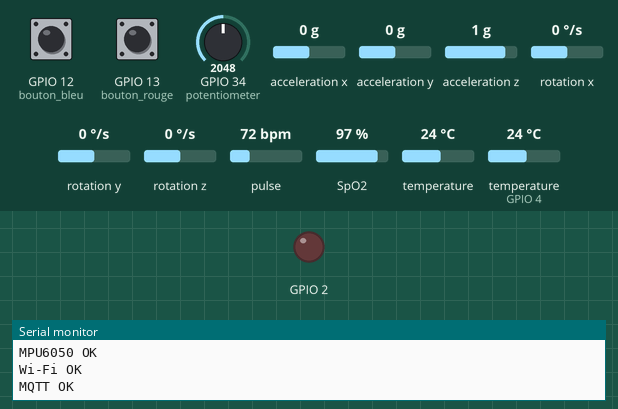
Bench run of a program on a simulated ESP32. On the bench: output pins drawn as LEDs (lit = HIGH), the last lines printed to the serial monitor. The inputs (shaded band) are chosen by the test bench; at power-on: GPIO 12 (bouton_bleu) HIGH, GPIO 13 (bouton_rouge) HIGH, GPIO 34 (potentiometer) = 2048, acceleration x 0 g, acceleration y 0 g, acceleration z 1 g, rotation x 0 °/s, rotation y 0 °/s, rotation z 0 °/s, pulse 72 bpm, SpO2 97 %, temperature 24 °C, temperature (sensor on GPIO 4) 24 °C. WiFi joins after 1.5 s; servers stay silent unless stated; random numbers use the default seed unless the program sets one; no MQTT or app messages arrive unless stated.

Above: at 2.8 s.
2.9 s: GPIO 12 (bouton_bleu) pulled LOW for 0.15 s
At 4.3 s:
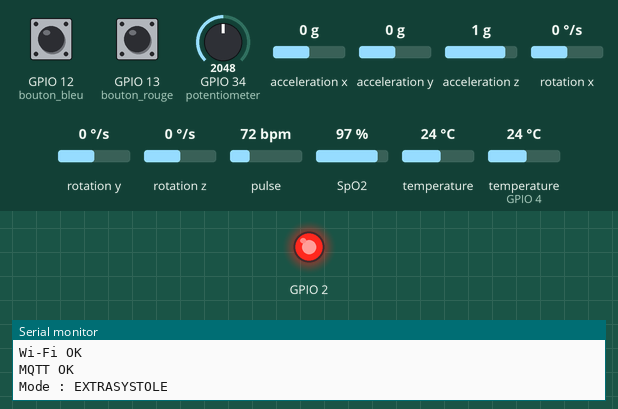
5.2 s: GPIO 13 (bouton_rouge) pulled LOW for 0.15 s
6.8 s: GPIO 13 (bouton_rouge) pulled LOW for 1 s
At 8.6 s:
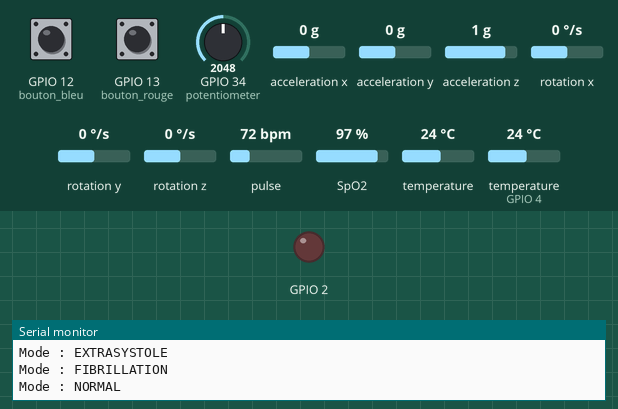
9.3 s: GPIO 13 (bouton_rouge) pulled LOW for 3.2 s
At 10.1 s:
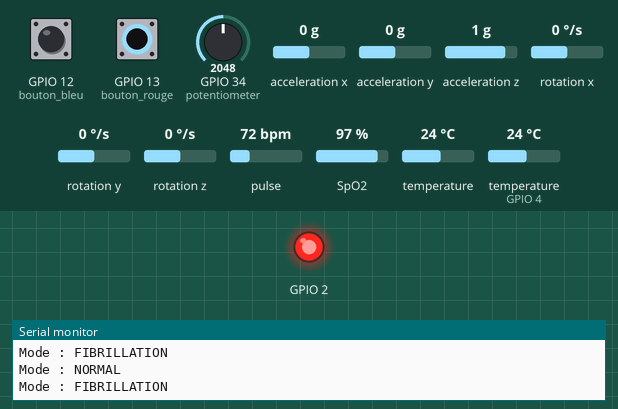
Timing chart, 0 to 12.3 s (numbered marks = the images above; inputs shaded):
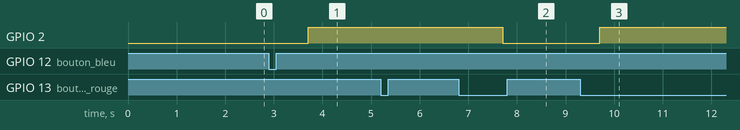

The program:

main.cpp
```cpp
#include <Arduino.h>
#include <WiFi.h>
#include <PubSubClient.h>
#include <Wire.h>
#include <Adafruit_MPU6050.h>
#include <Adafruit_Sensor.h>
#include <OneWire.h>
#include <DallasTemperature.h>
#include "MAX30105.h"
#include "spo2_algorithm.h"

const char* ssid = "Wokwi-GUEST";
const char* broker = "broker.hivemq.com";
#ifndef PATIENT_ID
// Change cet identifiant avant de compiler le firmware de chaque patient.
#define PATIENT_ID "patient1"
#endif
char TOPIC_RAW[96];
char TOPIC_BPM[96];
char TOPIC_MODE[96];
char TOPIC_PULSE[96];
char TOPIC_SPO2[96];
char TOPIC_TEMP[96];
char TOPIC_MOTION[96];
const int I2C_SDA = 21;
const int I2C_SCL = 22;
const int TEMP_PIN = 4;

WiFiClient espClient;
PubSubClient mqtt(espClient);
MAX30105 pulseSensor;
Adafruit_MPU6050 mpu;
OneWire oneWire(TEMP_PIN);
DallasTemperature skinTemperature(&oneWire);
bool pulseSensorReady = false;
bool mpuReady = false;
float pulseBpm = 0;
float oxygenPercent = -1;
uint32_t redSamples[100];
uint32_t irSamples[100];
int opticalSampleCount = 0;
unsigned long lastTemperatureRequest = 0;
bool temperatureConversionPending = false;

const int FS = 100;
const int PKT = 20;                 // 0,2 s par message
const int TBL = 200;
const float BRUIT = 0.0;            // bruit d'électrode (essayez 0.05 à 0.2)

float tblP[TBL];                    // battement avec onde P
float tblN[TBL];                    // battement sans onde P (fibrillation)
int buf[PKT];
int n = 0;
float phase = 0;
float rr = 0.8;                     // durée du battement en cours (s)
bool avecP = true;
int compteur = 0;
float bpmBase = 75;
unsigned long lastSample = 0, lastSec = 0;

bool faMode = false, extraMode = false;   // modes activés par les boutons
bool lastB1 = HIGH, lastB2 = HIGH;
unsigned long t1 = 0, t2 = 0;             // anti-rebond

void configureTopics() {
  snprintf(TOPIC_RAW, sizeof(TOPIC_RAW), "ecg-doua/%s/raw", PATIENT_ID);
  snprintf(TOPIC_BPM, sizeof(TOPIC_BPM), "ecg-doua/%s/bpm", PATIENT_ID);
  snprintf(TOPIC_MODE, sizeof(TOPIC_MODE), "ecg-doua/%s/mode", PATIENT_ID);
  snprintf(TOPIC_PULSE, sizeof(TOPIC_PULSE), "ecg-doua/%s/pulse", PATIENT_ID);
  snprintf(TOPIC_SPO2, sizeof(TOPIC_SPO2), "ecg-doua/%s/spo2", PATIENT_ID);
  snprintf(TOPIC_TEMP, sizeof(TOPIC_TEMP), "ecg-doua/%s/temperature", PATIENT_ID);
  snprintf(TOPIC_MOTION, sizeof(TOPIC_MOTION), "ecg-doua/%s/motion", PATIENT_ID);
}

float g(float x, float c, float w, float a) {
  return a * exp(-((x - c) * (x - c)) / (2 * w * w));
}

float qrst(float p) {
  return g(p, 0.37, 0.010, -0.12) + g(p, 0.40, 0.012, 1.00) +
         g(p, 0.43, 0.010, -0.25) + g(p, 0.65, 0.045, 0.30);
}

float prochainRR(bool fa, bool extra) {
  float base = 60.0 / bpmBase;
  if (fa) return base * (0.5 + random(0, 101) / 100.0);   // 0,5 à 1,5 x base
  if (extra) {
    int k = compteur % 5;
    if (k == 4) return base * 0.55;                       // battement prématuré
    if (k == 0 && compteur > 0) return base * 1.45;       // pause compensatrice
  }
  return base;
}

void reconnect() {
  while (!mqtt.connected()) {
    String id = "esp32-ecg-doua-" + String(random(100000));
    if (mqtt.connect(id.c_str())) Serial.println("MQTT OK");
    else delay(2000);
  }
}

void readPulseSensor() {
  if (!pulseSensorReady) return;

  pulseSensor.check();
  while (pulseSensor.available()) {
    uint32_t ir = pulseSensor.getIR();
    uint32_t red = pulseSensor.getRed();
    pulseSensor.nextSample();
    redSamples[opticalSampleCount] = red;
    irSamples[opticalSampleCount] = ir;
    opticalSampleCount++;
    if (opticalSampleCount == 100) {
      int32_t calculatedSpo2, calculatedHeartRate;
      int8_t validSpo2, validHeartRate;
      maxim_heart_rate_and_oxygen_saturation(irSamples, 100, redSamples,
                                             &calculatedSpo2, &validSpo2,
                                             &calculatedHeartRate, &validHeartRate);
      pulseBpm = validHeartRate ? calculatedHeartRate : -1;
      oxygenPercent = validSpo2 ? calculatedSpo2 : -1;
      for (int i = 25; i < 100; i++) {
        redSamples[i - 25] = redSamples[i];
        irSamples[i - 25] = irSamples[i];
      }
      opticalSampleCount = 75;
    }
  }
}

void publishAdditionalSensors() {
  if (pulseSensorReady) {
    mqtt.publish(TOPIC_PULSE, String(pulseBpm, 1).c_str());
    mqtt.publish(TOPIC_SPO2, String(oxygenPercent, 0).c_str());
  } else {
    mqtt.publish(TOPIC_PULSE, "-1");
    mqtt.publish(TOPIC_SPO2, "-1");
  }

  if (mpuReady) {
    sensors_event_t acceleration, gyro, sensorTemperature;
    mpu.getEvent(&acceleration, &gyro, &sensorTemperature);
    float ax = acceleration.acceleration.x;
    float ay = acceleration.acceleration.y;
    float az = acceleration.acceleration.z;
    float magnitude = sqrt(ax * ax + ay * ay + az * az);
    bool moving = magnitude < 7.0f || magnitude > 12.5f ||
                  fabs(gyro.gyro.x) > 1.0f || fabs(gyro.gyro.y) > 1.0f || fabs(gyro.gyro.z) > 1.0f;
    char payload[112];
    snprintf(payload, sizeof(payload), "{\"ax\":%.2f,\"ay\":%.2f,\"az\":%.2f,\"motion\":%s}",
             ax, ay, az, moving ? "true" : "false");
    mqtt.publish(TOPIC_MOTION, payload);
  }

  unsigned long now = millis();
  if (temperatureConversionPending && now - lastTemperatureRequest >= 100) {
    float tempC = skinTemperature.getTempCByIndex(0);
    if (tempC != DEVICE_DISCONNECTED_C) {
      mqtt.publish(TOPIC_TEMP, String(tempC, 2).c_str());
    }
    temperatureConversionPending = false;
  }
  if (!temperatureConversionPending && now - lastTemperatureRequest >= 1000) {
    skinTemperature.requestTemperatures();
    lastTemperatureRequest = now;
    temperatureConversionPending = true;
  }
}

void setup() {
  Serial.begin(115200);
  configureTopics();
  Serial.println("Version anti-rebond 500ms");
  Serial.printf("Patient MQTT : %s\n", PATIENT_ID);
  Wire.begin(I2C_SDA, I2C_SCL);
  pulseSensorReady = pulseSensor.begin(Wire, I2C_SPEED_FAST);
  if (pulseSensorReady) {
    pulseSensor.setup(60, 4, 2, 100, 411, 4096);
    pulseSensor.setPulseAmplitudeRed(0x2A);
    pulseSensor.setPulseAmplitudeIR(0x2A);
    pulseSensor.setPulseAmplitudeGreen(0);
    Serial.println("MAX30102 OK");
  } else {
    Serial.println("MAX30102 absent (non simule dans Wokwi)");
  }
  mpuReady = mpu.begin(0x68, &Wire);
  if (mpuReady) {
    mpu.setAccelerometerRange(MPU6050_RANGE_8_G);
    mpu.setGyroRange(MPU6050_RANGE_500_DEG);
    mpu.setFilterBandwidth(MPU6050_BAND_21_HZ);
    Serial.println("MPU6050 OK");
  } else {
    Serial.println("MPU6050 absent");
  }
  skinTemperature.begin();
  skinTemperature.setResolution(9);
  skinTemperature.setWaitForConversion(false);
  pinMode(13, INPUT_PULLUP);          // bouton rouge : fibrillation (bascule)
  pinMode(12, INPUT_PULLUP);          // bouton bleu : extrasystole (bascule)
  pinMode(2, OUTPUT);

  for (int i = 0; i < TBL; i++) {
    float p = (float)i / TBL;
    tblN[i] = qrst(p);
    tblP[i] = qrst(p) + g(p, 0.20, 0.025, 0.15);
  }

  WiFi.begin(ssid, "", 6);
  while (WiFi.status() != WL_CONNECTED) delay(200);
  Serial.println("Wi-Fi OK");
  mqtt.setServer(broker, 1883);
  mqtt.setBufferSize(1024);
}

void loop() {
  if (!mqtt.connected()) reconnect();
  mqtt.loop();
  readPulseSensor();

  // Boutons à bascule : un seul changement par 500 ms maximum
  bool b1 = digitalRead(13), b2 = digitalRead(12);
  if (b1 == LOW && lastB1 == HIGH && millis() - t1 > 500) {
    t1 = millis();
    faMode = !faMode;
    if (faMode) extraMode = false;
    Serial.println(faMode ? "Mode : FIBRILLATION" : "Mode : NORMAL");
  }
  if (b2 == LOW && lastB2 == HIGH && millis() - t2 > 500) {
    t2 = millis();
    extraMode = !extraMode;
    if (extraMode) faMode = false;
    Serial.println(extraMode ? "Mode : EXTRASYSTOLE" : "Mode : NORMAL");
  }
  lastB1 = b1;
  lastB2 = b2;
  bool fa = faMode;
  bool extra = extraMode;

  if (millis() - lastSample >= 1000 / FS) {
    lastSample = millis();
    phase += 1.0 / (rr * FS);
    if (phase >= 1) {                 // nouveau battement
      phase -= 1;
      compteur++;
      rr = prochainRR(fa, extra);
      avecP = !fa;
    }
    float v = (avecP ? tblP : tblN)[(int)(phase * TBL)];
    if (fa) v += random(-25, 26) / 1000.0;
    if (BRUIT > 0) v += BRUIT * random(-100, 101) / 100.0;
    buf[n++] = (int)(v * 1000);

    if (n == PKT) {
      String s = "";
      for (int i = 0; i < PKT; i++) { s += buf[i]; if (i < PKT - 1) s += ","; }
      if (!mqtt.publish(TOPIC_RAW, s.c_str())) Serial.println("ECHEC raw");
      n = 0;
    }
  }

  if (millis() - lastSec >= 1000) {
    lastSec = millis();
    bpmBase = map(analogRead(34), 0, 4095, 40, 180);
    mqtt.publish(TOPIC_BPM, String(bpmBase, 0).c_str());
    mqtt.publish(TOPIC_MODE, fa ? "fa" : (extra ? "extrasystole" : "normal"));
    publishAdditionalSensors();
    digitalWrite(2, (fa || extra || bpmBase > 120 || bpmBase < 50) ? HIGH : LOW);
  }
}
```

Measured:
- after the input at 2.9 s, GPIO 2: LOW → HIGH after 0.80 s
- after the input at 6.8 s, GPIO 2: HIGH → LOW after 0.90 s
- after the input at 9.3 s, GPIO 2: LOW → HIGH after 0.40 s
